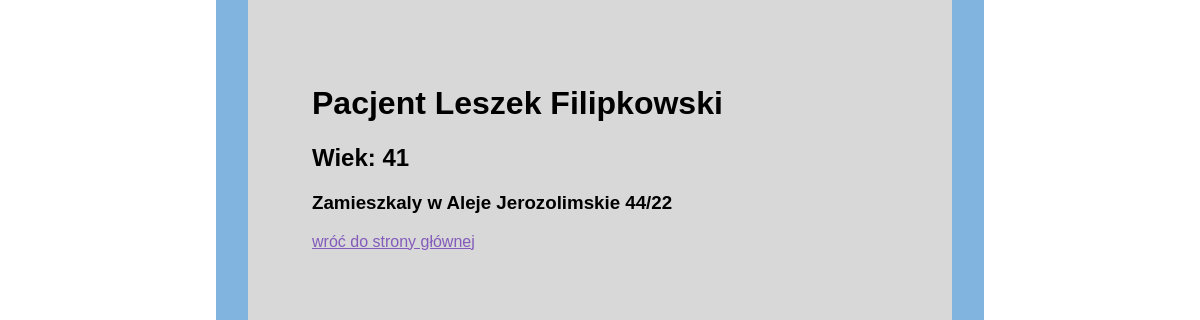
Page /patient/2 on the committed database.
### appointments/models.py (models this page shows, shortened)
class Patient(models.Model):
    last_name = models.CharField(max_length=32)
    first_name = models.CharField(max_length=32)
    city = models.CharField(max_length=96)
    address = models.CharField(max_length=144)
    age = models.IntegerField()

### appointments/views.py (the view)
# urls.py: path('patient', views.patient_list, name='patient_list'),
def patient(request, patient_id):
    patient = get_object_or_404(Patient, id=patient_id)
    return render(request, 'patient.html', {
        'patient': patient
    })

### templates/patient.html (shortened to what this page needs)
{% extends 'base.html' %}
{% block content %}
    <h1>Pacjent {{ patient.first_name }} {{ patient.last_name }}</h1>
    <h2>Wiek: {{ patient.age }}</h2>
    <h3>Zamieszkaly w {{ patient.address }}</h3>
    <p><a href="{% url 'index' %}">wróć do strony głównej</a></p>
{% endblock %}

### static/style.css (style rules this page uses)
:root { --bgcol: #d8d8d8; --blue-l: #81b5df; --link: #835bba; --link-hover: #da1eba; }
*, *::before, *::after { box-sizing: border-box; font-family: "Liberation Sans", sans-serif; }
body { margin: 0; background-image: url("img/nobody-office-with-medical-equipment-instruments.jpg"); background-size: cover; background-attachment: fixed; background-position-y: -300px; }
a { color: var(--link); }

### rows in the picture
Patient: first_name "Leszek", last_name "Filipkowski", age "41", address "Aleje Jerozolimskie 44/22"
